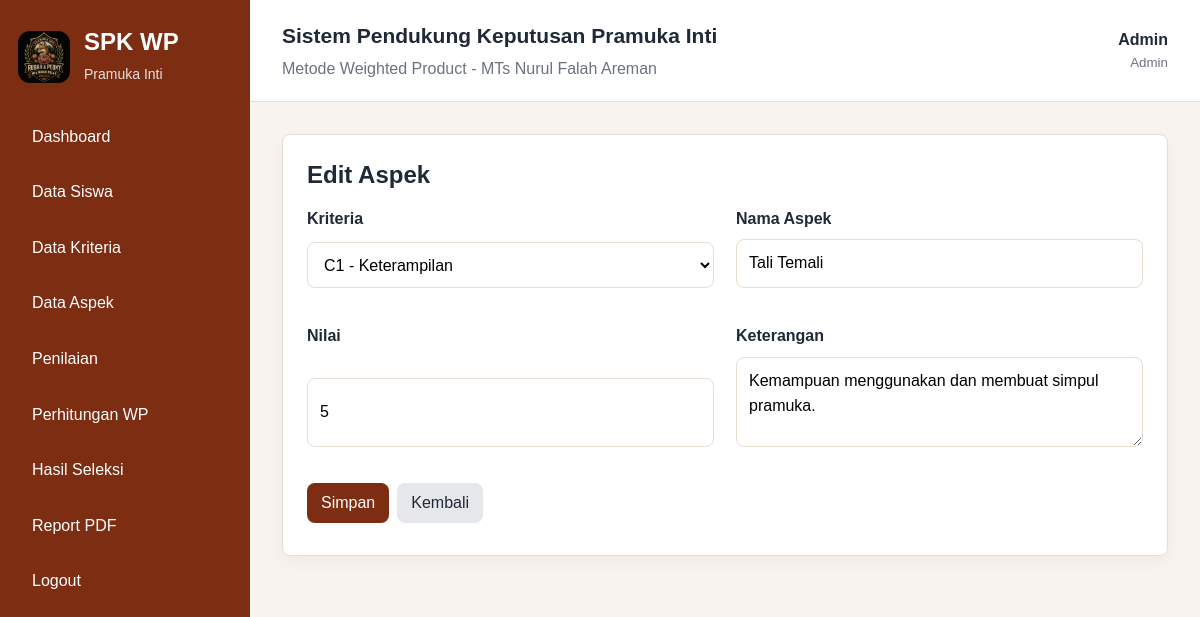
The app's page /pages/aspek/edit.php?id=1 (signed in) with its own data.
### tables this page shows
CREATE TABLE aspek (
    id_aspek INT AUTO_INCREMENT PRIMARY KEY,
    id_kriteria INT NOT NULL,
    nama_aspek VARCHAR(100) NOT NULL,
    nilai INT NOT NULL,
    keterangan TEXT,
    CONSTRAINT fk_aspek_kriteria FOREIGN KEY (id_kriteria) REFERENCES kriteria(id_kriteria) ON DELETE CASCADE ON UPDATE CASCADE
);

CREATE TABLE kriteria (
    id_kriteria INT AUTO_INCREMENT PRIMARY KEY,
    kode_kriteria VARCHAR(10) NOT NULL UNIQUE,
    nama_kriteria VARCHAR(100) NOT NULL,
    bobot FLOAT NOT NULL,
    tipe ENUM('benefit','cost') NOT NULL DEFAULT 'benefit'
);

### includes/auth.php (called while the page is built, shortened)
<?php
function e($value): string
{
    return htmlspecialchars((string) $value, ENT_QUOTES, 'UTF-8');
}

### pages/aspek/edit.php (the view, shortened to what this page needs)
<?php
require_once __DIR__ . '/../../config/database.php';
require_once __DIR__ . '/../../includes/auth.php';
$id = (int) ($_GET['id'] ?? 0);
$stmt = $pdo->prepare('SELECT * FROM aspek WHERE id_aspek=?');
$stmt->execute([$id]);
$data = $stmt->fetch();
$kriteria = $pdo->query('SELECT * FROM kriteria ORDER BY kode_kriteria ASC')->fetchAll();
$errors = [];
include __DIR__ . '/../../includes/header.php';
?>
<div class="card"><h2>Edit Aspek</h2><?php print_errors($errors); ?><form method="post">
    <div class="form-grid"><div class="form-group"><label>Kriteria</label><select name="id_kriteria" required><?php foreach ($kriteria as $k): ?><option value="<?= e($k['id_kriteria']) ?>" <?= (int) $data['id_kriteria'] === (int) $k['id_kriteria'] ? 'selected' : '' ?>><?= e($k['kode_kriteria'] . ' - ' . $k['nama_kriteria']) ?></option><?php endforeach; ?></select></div><div class="form-group"><label>Nama Aspek</label><input name="nama_aspek" required value="<?= e($_POST['nama_aspek'] ?? $data['nama_aspek']) ?>"></div><div class="form-group"><label>Nilai</label><input type="number" min="1" max="5" name="nilai" required value="<?= e($_POST['nilai'] ?? $data['nilai']) ?>"></div><div class="form-group"><label>Keterangan</label><textarea name="keterangan"><?= e($_POST['keterangan'] ?? $data['keterangan']) ?></textarea></div></div>
    <button class="btn btn-primary">Simpan</button><a class="btn" href="index.php">Kembali</a>
</form></div>
<?php include __DIR__ . '/../../includes/footer.php'; ?>

### assets/css/style.css (style rules this page uses)
:root { --primary: #7c2d12; --primary-light: #ffedd5; --dark: #1f2937; --muted: #6b7280; --border: #e7ddd3; --bg: #f8f3ee; --white: #ffffff; --danger: #b91c1c; --warning: #854d0e; }
* { box-sizing: border-box; }
body { margin: 0; font-family: Arial, sans-serif; background: var(--bg); color: var(--dark); line-height: 1.55; }
a { color: inherit; text-decoration: none; }
input, select, textarea, button { font: inherit; }
.card { background: var(--white); border: 1px solid var(--border); border-radius: 8px; padding: 24px; margin-bottom: 24px; box-shadow: 0 6px 18px rgba(15, 23, 42, .04); }
.card h2, .card h3 { margin: 0 0 16px; line-height: 1.3; }
.form-grid { display: grid; column-gap: 22px; row-gap: 18px; grid-template-columns: repeat(2, minmax(0, 1fr)); margin-bottom: 18px; }
.form-group { display: grid; gap: 8px; margin-bottom: 18px; }
label { font-weight: 700; }
input, select, textarea { width: 100%; border: 1px solid var(--border); border-radius: 8px; padding: 11px 12px; background: #fff; }
textarea { min-height: 90px; resize: vertical; }
.btn { display: inline-flex; align-items: center; justify-content: center; gap: 6px; border: 0; border-radius: 8px; padding: 10px 14px; cursor: pointer; background: #e5e7eb; color: var(--dark); margin: 0 8px 8px 0; line-height: 1.25; min-height: 40px; }
.btn-primary { background: var(--primary); color: var(--white); }

### records on screen
aspek: id_kriteria "C1 - Keterampilan", nama_aspek "Tali Temali", nilai "5", keterangan "Kemampuan menggunakan dan membuat simpul pramuka."

### other values on screen
$_SESSION['user']['nama'] "Admin"
str_replace('_', ' ', user_role()) "Admin"
